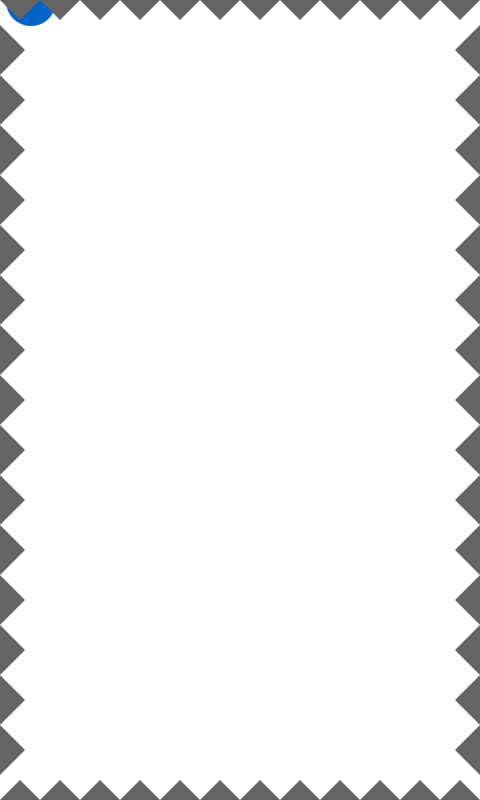
Frame 1 (no input)
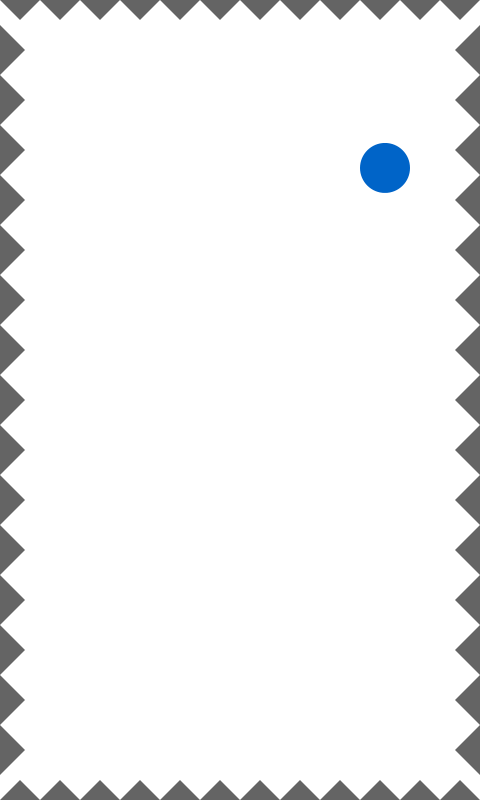
Frame 60 (the mouse pressed at the canvas centre just before this capture)
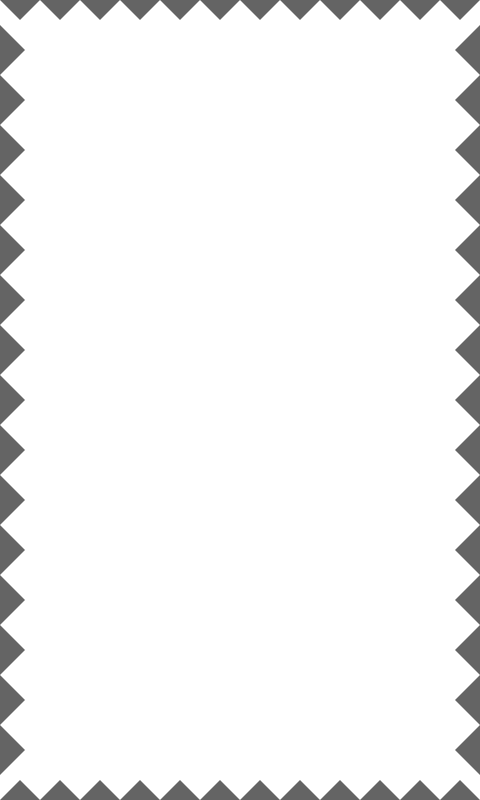
Frame 120 (the mouse held since frame 60 and released just before this capture)

The Processing sketch that drew these frames (run headless with seeded random() and noise(); from frame 60 on, the mouse is pressed at the canvas centre):

// Processing sketch: SpikesGame
// ── SpikesGame.pde
void setup() {
  size(480, 800);
}

int s = 0;
float a = 25;
float y = 2;
float c;

void draw() {
  Spikes spikes = new Spikes();
  Bird bird = new Bird();
  background(255);
  bird.draw();
  spikes.draw();
}


// ── bird.pde
class Bird {
  Bird() {
  }
  void draw() {
    c++;
    c=c*1.03;
    if (a>=455) {
      s=1;
    }
    if (a==25) {
      s=0;
    }
    if (s==0) {
      a=a+6;
    } else {
      a=a-6;
    }
    if (mousePressed) {
      y=y-5;
      c=y;
    } else {
      y=c;
    }
    noStroke();
    fill(0, 100, 200);
    ellipse(a, y, 50, 50);
  }
}


// ── spikes.pde
class Spikes {
  Spikes() {
  }
  void draw() {
    fill(100);
    translate(0, -25);
    for (int y=0; y<750; y = y+50) {
      translate(0, 50);
      triangle(0, 0, 25, 25, 0, 50);
      triangle(480, 0, 455, 25, 480, 50);
    }
    translate(-40, -725);
    for (int x=0; x<480; x=x+40) {
      translate(40, 0);
      triangle(0, 0, 40, 0, 20, 20);
      triangle(0, 800, 20, 780, 40, 800);
    }
  }
}
